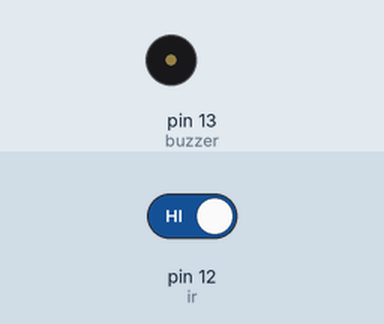
The sketch below on a simulated Arduino Uno, built with avr-gcc and run on an emulated ATmega328P. On the bench: buzzer (waves = sounding, pin HIGH). Inputs (shaded band) come from the test bench; at power-on: pin 12 (ir) HIGH.

Above: at 1.2 s.
1.3 s: pin 12 (ir) driven LOW
At 2.5 s:
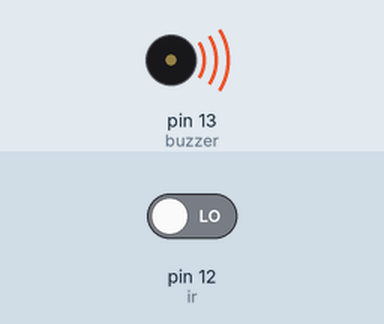
2.8 s: pin 12 (ir) driven HIGH
At 3.9 s:
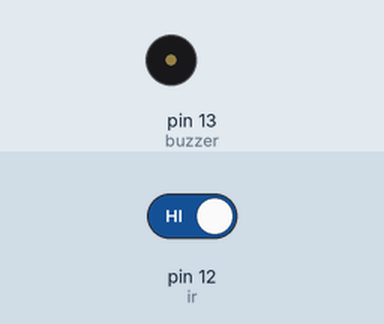
Timing chart, 0 to 5.8 s (numbered marks = the images above; inputs shaded):
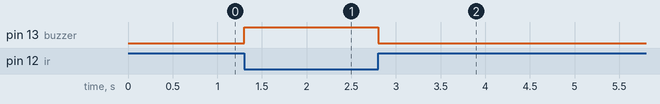

Measured:
- after the input at 1.3 s, pin 13 (buzzer): LOW → HIGH at once
- after the input at 2.8 s, pin 13 (buzzer): HIGH → LOW at once

The sketch:

ir_buzzer.ino
```cpp
const int ir = 12;
const int buzzer = 13;

int irState;


void setup() {
  // put your setup code here, to run once:
  pinMode(ir, INPUT);
  pinMode(buzzer, OUTPUT);
}

void loop() {
  // put your main code here, to run repeatedly:
  irState = digitalRead(ir);

  if (irState == LOW) {
    digitalWrite(buzzer, HIGH);
  }else{
    digitalWrite(buzzer, LOW);
  }
}
```
